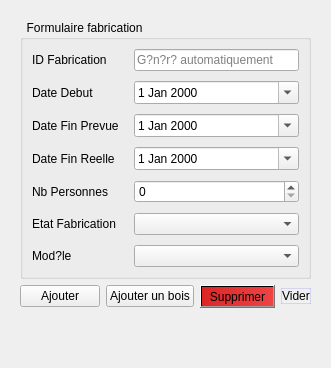
          <widget class="QWidget" name="tab_fab_form">
           <attribute name="title">
            <string>Ajouter / Modifier une fabrication</string>
           </attribute>
           <layout class="QVBoxLayout" name="vl_fab_form">
            <property name="leftMargin">
             <number>20</number>
            </property>
            <property name="topMargin">
             <number>20</number>
            </property>
            <property name="rightMargin">
             <number>20</number>
            </property>
            <property name="bottomMargin">
             <number>20</number>
            </property>
            <item>
             <widget class="QGroupBox" name="gf_fab">
              <property name="title">
               <string>  Formulaire fabrication</string>
              </property>
              <layout class="QGridLayout" name="fl_fab">
               <property name="horizontalSpacing">
                <number>15</number>
               </property>
               <property name="verticalSpacing">
                <number>10</number>
               </property>
               <item row="0" column="0">
                <widget class="QLabel" name="lf0">
                 <property name="text">
                  <string>ID Fabrication</string>
                 </property>
                </widget>
               </item>
               <item row="0" column="1">
                <widget class="QLineEdit" name="fab_id">
                 <property name="maxLength">
                  <number>10</number>
                 </property>
                 <property name="placeholderText">
                  <string>G?n?r? automatiquement</string>
                 </property>
                </widget>
               </item>
               <item row="1" column="0">
                <widget class="QLabel" name="lf1">
                 <property name="text">
                  <string>Date Debut</string>
                 </property>
                </widget>
               </item>
               <item row="1" column="1">
                <widget class="QDateEdit" name="fab_date_debut">
                 <property name="calendarPopup">
                  <bool>true</bool>
                 </property>
                </widget>
               </item>
               <item row="2" column="0">
                <widget class="QLabel" name="lf2">
                 <property name="text">
                  <string>Date Fin Prevue</string>
                 </property>
                </widget>
               </item>
               <item row="2" column="1">
                <widget class="QDateEdit" name="fab_date_fin_prevue">
                 <property name="calendarPopup">
                  <bool>true</bool>
                 </property>
                </widget>
               </item>
               <item row="3" column="0">
                <widget class="QLabel" name="lf3">
                 <property name="text">
                  <string>Date Fin Reelle</string>
                 </property>
                </widget>
               </item>
               <item row="3" column="1">
                <widget class="QDateEdit" name="fab_date_fin_reelle">
                 <property name="calendarPopup">
                  <bool>true</bool>
                 </property>
                </widget>
               </item>
               <item row="4" column="0">
                <widget class="QLabel" name="lf4">
                 <property name="text">
                  <string>Nb Personnes</string>
                 </property>
                </widget>
               </item>
               <item row="4" column="1">
                <widget class="QSpinBox" name="fab_nb_personnes">
                 <property name="maximum">
                  <number>999</number>
                 </property>
                </widget>
               </item>
               <item row="5" column="0">
                <widget class="QLabel" name="lf5">
                 <property name="text">
                  <string>Etat Fabrication</string>
                 </property>
                </widget>
               </item>
               <item row="5" column="1">
                <widget class="QComboBox" name="fab_etat"/>
               </item>
               <item row="6" column="0">
                <widget class="QLabel" name="lf6">
                 <property name="text">
                  <string>Mod?le</string>
                 </property>
                </widget>
               </item>
               <item row="6" column="1">
                <widget class="QComboBox" name="fab_idModele"/>
               </item>
              </layout>
             </widget>
            </item>
            <item>
             <layout class="QHBoxLayout" name="bl_fab">
              <item>
               <widget class="QPushButton" name="btn_fab_add">
                <property name="text">
                 <string>Ajouter</string>
                </property>
               </widget>
              </item>
              <item>
               <widget class="QPushButton" name="btn_fab_edit">
                <property name="text">
                 <string>Ajouter un bois</string>
                </property>
               </widget>
              </item>
              <item>
               <widget class="QPushButton" name="btn_fab_del">
                <property name="styleSheet">
                 <string notr="true">background:qlineargradient(x1:0,y1:0,x2:1,y2:0,stop:0 #dc2626,stop:1 #ef4444);</string>
                </property>
                <property name="text">
                 <string>Supprimer</string>
                </property>
               </widget>
              </item>
              <item>
               <widget class="QPushButton" name="btn_fab_clr">
                <property name="styleSheet">
                 <string notr="true">background:rgba(255,255,255,0.08);border:1px solid rgba(99,102,241,0.2);</string>
                </property>
                <property name="text">
                 <string>Vider</string>
                </property>
               </widget>
              </item>
             </layout>
            </item>
            <item>
             <spacer name="vs_fab_btm">
              <property name="orientation">
               <enum>Qt::Orientation::Vertical</enum>
              </property>
              <property name="sizeHint" stdset="0">
               <size>
                <width>20</width>
                <height>40</height>
               </size>
              </property>
             </spacer>
            </item>
           </layout>
          </widget>
